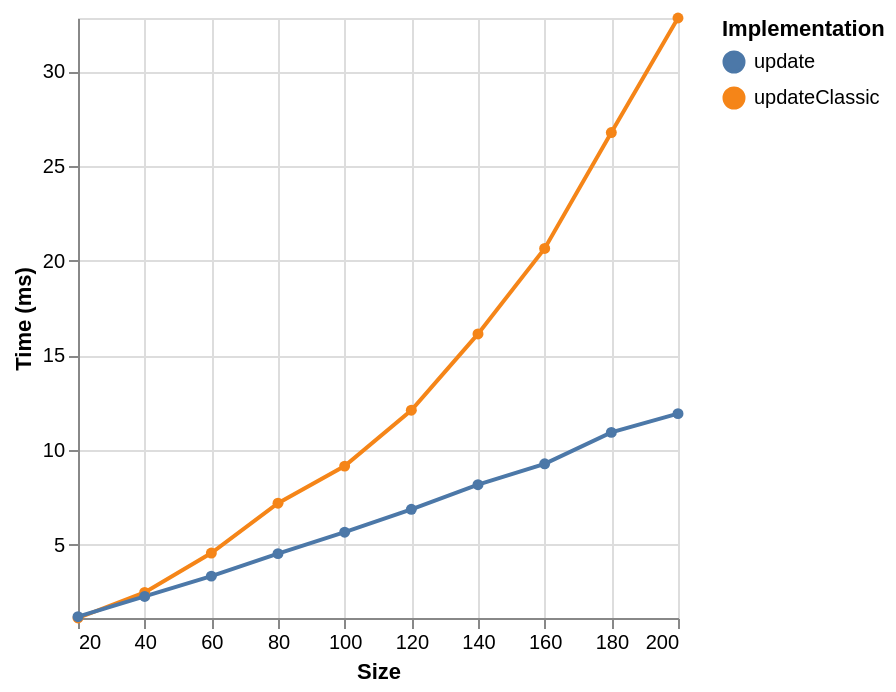

Describe this chart as a Vega-Lite specification.
### Vega-Lite specification from a JSON file in a GitHub repository (floating-point values rounded to 4 significant figures)
{"$schema": "https://vega.github.io/schema/vega-lite/v6.json", "data": {"values": [{"ms": 1.13, "series": "updateClassic", "size": 20}, {"ms": 2.48, "series": "updateClassic", "size": 40}, {"ms": 4.56, "series": "updateClassic", "size": 60}, {"ms": 7.19, "series": "updateClassic", "size": 80}, {"ms": 9.15, "series": "updateClassic", "size": 100}, {"ms": 12.1, "series": "updateClassic", "size": 120}, {"ms": 16.13, "series": "updateClassic", "size": 140}, {"ms": 20.64, "series": "updateClassic", "size": 160}, {"ms": 26.76, "series": "updateClassic", "size": 180}, {"ms": 32.81, "series": "updateClassic", "size": 200}, {"ms": 1.2, "series": "update", "size": 20}, {"ms": 2.27, "series": "update", "size": 40}, {"ms": 3.34, "series": "update", "size": 60}, {"ms": 4.53, "series": "update", "size": 80}, {"ms": 5.66, "series": "update", "size": 100}, {"ms": 6.87, "series": "update", "size": 120}, {"ms": 8.17, "series": "update", "size": 140}, {"ms": 9.27, "series": "update", "size": 160}, {"ms": 10.93, "series": "update", "size": 180}, {"ms": 11.92, "series": "update", "size": 200}]}, "encoding": {"color": {"field": "series", "legend": {"orient": "right", "symbolLimit": 30, "title": "Implementation"}, "type": "nominal"}, "x": {"field": "size", "scale": {"domain": [20, 200]}, "axis": {"tickCount": 10, "values": [20, 40, 60, 80, 100, 120, 140, 160, 180, 200]}, "title": "Size", "type": "quantitative"}, "y": {"field": "ms", "scale": {"domain": [1.13, 32.81]}, "title": "Time (ms)", "type": "quantitative"}}, "mark": {"point": true, "type": "line"}}
